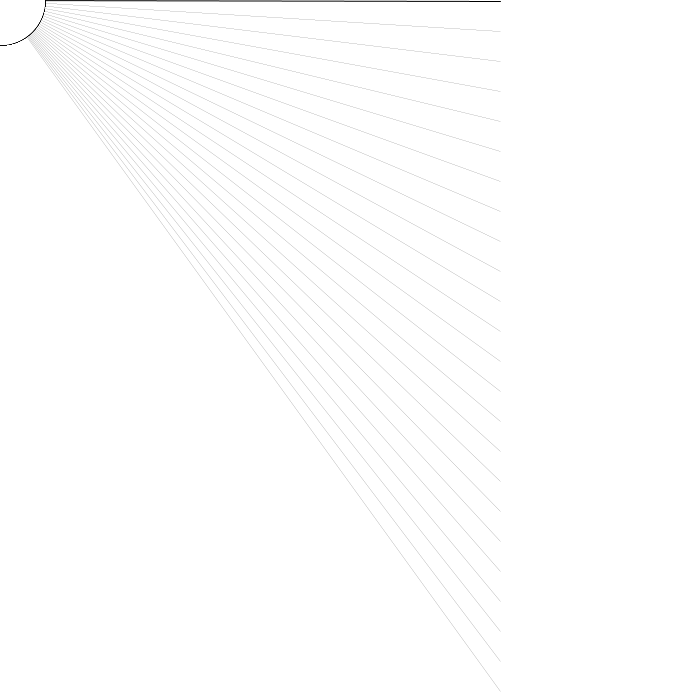
Frame 1 (no input)
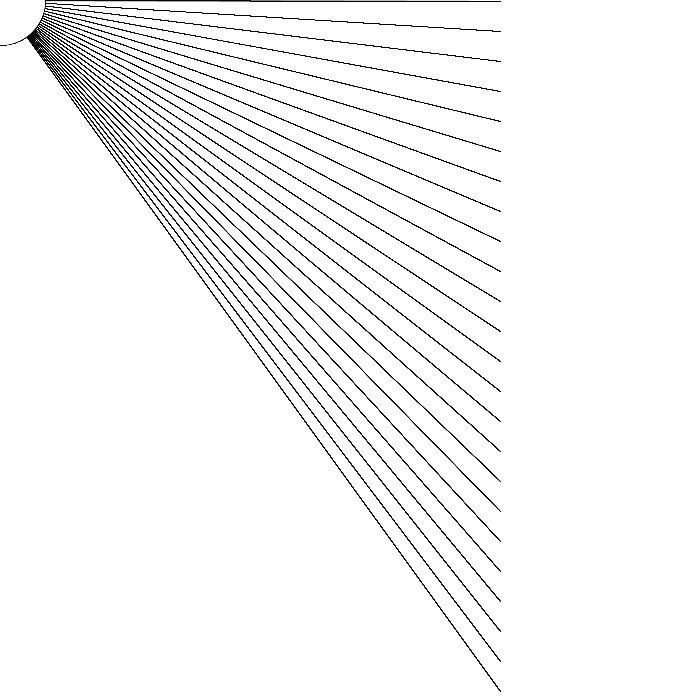
Frame 60 (the mouse pressed at the canvas centre just before this capture)
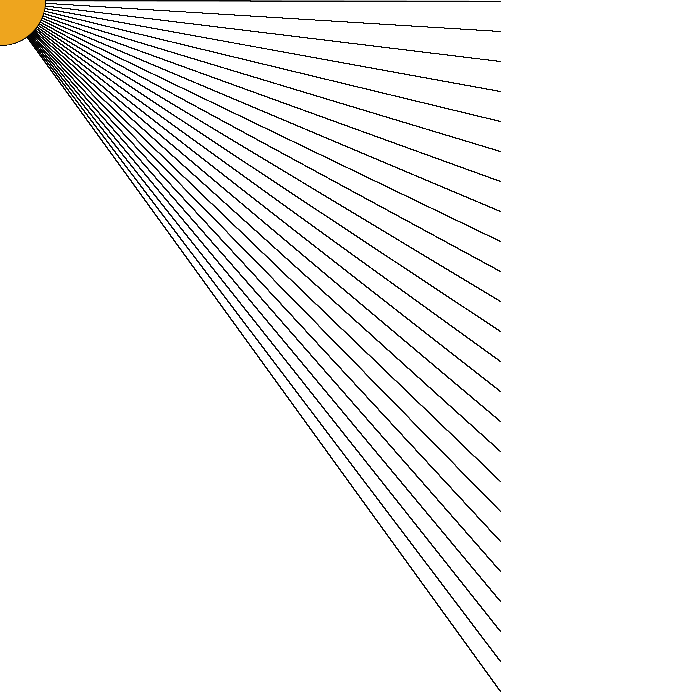
Frame 120 (the mouse held since frame 60 and released just before this capture)

The Processing sketch that drew these frames (run headless with seeded random() and noise(); from frame 60 on, the mouse is pressed at the canvas centre):

// Processing sketch: SS3_DreamScape
// ── SS3_DreamScape.pde
//Isaiah Martinez
 
int sunColor = 238;
void setup() 
{
  size(700, 700);
  background (255);
}

void draw() {

  //sun rays
 // for (int i=10; i<width; i=i+50) {
  //  line (0, 0, 500, i);
 // }
  for (int i=1; i<height; i=i+30) {
    line (0, 0, 500, i);
    strokeWeight(0);
    ellipse(0, 0, 90, 90);
}
if (mousePressed) {
  fill(238, 217, 30);
}
if (mousePressed) {
  fill(238, 200, 30);
}
if (mousePressed) {
  fill(238, 187, 30);
}
if (mousePressed) {
  fill(238, 165, 30);

}
}
